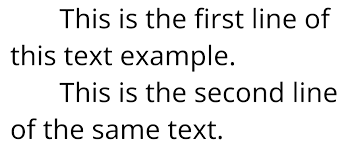
#> input picture text.jpg, 348 x 145 px
$ python ocr.py
#> lines starting #> are read from the running program, lines starting #| are printed output that depends on the picture; after the words box and inside, x2 and y2 are one past the last pixel; in counts of white or black regions, pixels touching at a corner belong together
import cv2
import pytesseract
import numpy as np

image = cv2.imread("text.jpg")
#> image is the input picture: shape (145, 348, 3); min 0, max 255, mean 233.3

if image is None:
    print("Image not found!")
    exit()

gray = cv2.cvtColor(image, cv2.COLOR_BGR2GRAY)

gray = cv2.GaussianBlur(gray, (5, 5), 0)
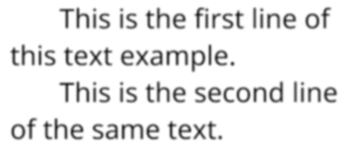
#> gray: shape (145, 348); min 35, max 255, mean 233.3


_, thresh = cv2.threshold(
    gray,
    0,
    255,
    cv2.THRESH_BINARY + cv2.THRESH_OTSU
)
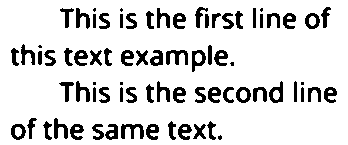
#> thresh: shape (145, 348); 85.7% white; 76 black regions (9 under 20 px), largest, box (x1, y1, x2, y2) and area: (121, 124, 144, 139) 190, (166, 50, 188, 65) 187, (269, 81, 283, 103) 156

#> (the run stopped early here; a loop or call above may not have finished)
